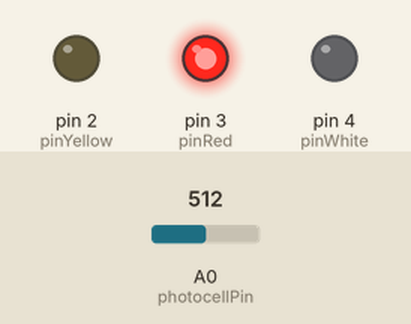
Recording of a sketch running on a simulated Arduino Uno, built with avr-gcc and run on an emulated ATmega328P. Shown: output pins drawn as LEDs (lit = HIGH). Inputs (shaded band) come from the test bench; at power-on: A0 (photocellPin) = 512.

Above: at 1.2 s.
1.3 s: A0 (photocellPin) set to 410
2.8 s: A0 (photocellPin) set to 389
At 3.8 s:
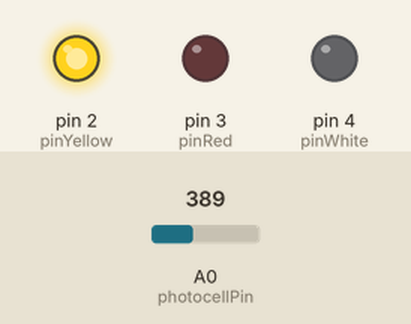
4.3 s: A0 (photocellPin) set to 810
At 5.0 s:
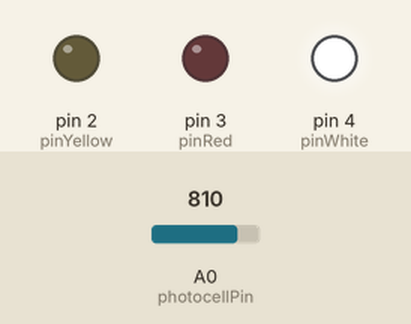
5.8 s: A0 (photocellPin) set to 792
At 6.1 s:
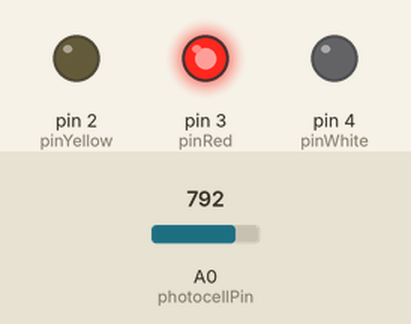
7.3 s: A0 (photocellPin) set to 900
At 8.5 s:
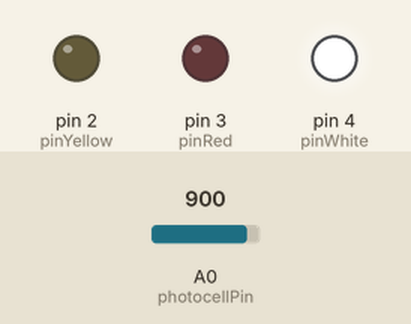
Timing chart, 0 to 9.8 s (numbered marks = the images above; inputs shaded):
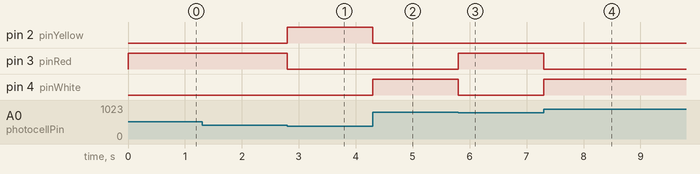

Measured:
- the behaviour switches between 400 and 399 on A0 (photocellPin) (found by bisection; images 0 and 1)
- the behaviour switches between 800 and 799 on A0 (photocellPin) (found by bisection; images 2 and 3)
- after the input at 1.3 s, every drawn part: stays the same
- after the input at 2.8 s, pin 2 (pinYellow): LOW → HIGH at once; pin 3 (pinRed): HIGH → LOW at once
- after the input at 4.3 s, pin 2 (pinYellow): HIGH → LOW at once; pin 4 (pinWhite): LOW → HIGH at once
- after the input at 5.8 s, pin 3 (pinRed): LOW → HIGH at once; pin 4 (pinWhite): HIGH → LOW at once
- after the input at 7.3 s, pin 3 (pinRed): HIGH → LOW at once; pin 4 (pinWhite): LOW → HIGH at once

The sketch:

aula4_miniprojeto1.ino
```cpp
const int sensorMin = 0;
const int sensorMax = 800;
const int pinYellow = 2;
const int pinRed = 3;
const int pinWhite = 4;

int photocellPin = A0;

void setup(){

  pinMode(pinYellow,OUTPUT);
  pinMode(pinRed,OUTPUT);
  pinMode(pinWhite,OUTPUT);
}

void loop(){

  int range;
  int analogValue;

  analogValue = analogRead(photocellPin);

  range = map(analogValue, sensorMin, sensorMax, 0, 2);

  switch(range) {
    case 0:
    digitalWrite(pinYellow,HIGH);
    digitalWrite(pinRed,LOW);
    digitalWrite(pinWhite,LOW);
    break;

    case 1:
    digitalWrite(pinYellow,LOW);
    digitalWrite(pinRed,HIGH);
    digitalWrite(pinWhite,LOW);
    break;

    case 2:
    digitalWrite(pinYellow,LOW);
    digitalWrite(pinRed,LOW);
    digitalWrite(pinWhite,HIGH);
    break;

  }

  delay(1);

}
```
